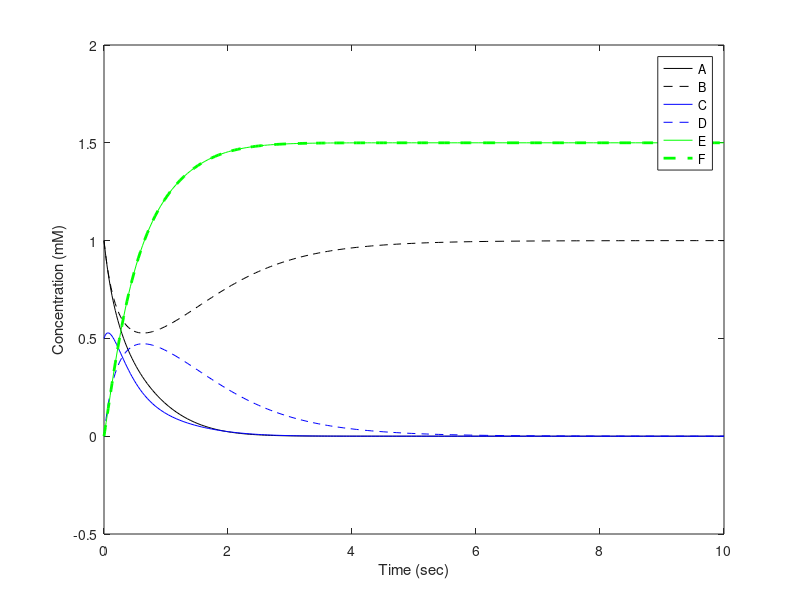

Write MATLAB code to recreate this figure.
function trainingODESystem
% Plots the time series of a very simple 6-species network
% The network includes the following reactions:
%   A + B -> C + D          (with rate constant k1)
%   C -> E + F              (with rate constant k2)
%   D -> B                  (with rate constant k3);
%
% Based on example code by Brian Ingalls:
% http://www.math.uwaterloo.ca/~bingalls/MMSB/Code/matlab/network_example.m

% Rate constant parameters
k1 = 3; % mM/sec
k2 = 1; % 1/sec
k3 = 4; % 1/sec
parameters = [k1 k2 k3];

% Initial species concentrations
S0 = [1,1,0.5,0,0,0];

% Set ODE simulation parameters
ODE=@trainingODEdt;
options=odeset('Refine', 6);
Tend=10;

% Run simulation
[t,S]=ode45(ODE, [0,Tend], S0, options, parameters);

% Plot time series
figure;
plot(t, S(:,1), 'k', t, S(:,2), 'k--', t, S(:,3),'b', ...
     t, S(:,4), 'b--', t, S(:,5), 'g', t, S(:,6), 'g--', 'Linewidth', 2)
legend('A', 'B', 'C', 'D', 'E', 'F')
xlabel('Time (sec)')
ylabel('Concentration (mM)')
 
end

function dS = trainingODEdt( ~, s, p )
% Simple ODE system for training purposes

    % Production and degradation terms
    k1 = p(1);
    k2 = p(2);
    k3 = p(3);
    
    % Differential chemical species variables
    a=s(1); 
    b=s(2); 
    c=s(3); 
    d=s(4); 
    e=s(5); 
    f=s(5); 

    % Differential System
    a_dt = -k1*a*b;
    b_dt = -k1*a*b + k2*d;
    c_dt =  k1*a*b        - k3*c;
    d_dt =  k1*a*b - k2*d;
    e_dt =                + k3*c;
    f_dt =                + k3*c;       
    
    dS=[a_dt,b_dt,c_dt,d_dt,e_dt,f_dt]';
end

